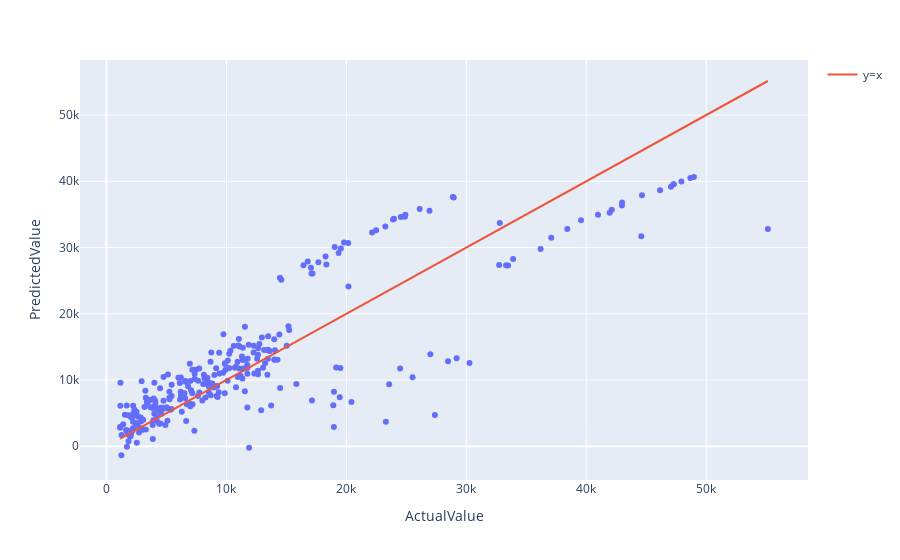

Notebook cell for this chart:
### Code cell
fig = px.scatter(results, x='ActualValue', y='PredictedValue')
x = np.linspace(results.ActualValue.min(), results.ActualValue.max(), num=1000)
fig.add_scatter(x=x, y=x, name='y=x')
fig.show()

### Figure 1 — Plotly figure (JSON) as saved in the notebook; plotly's stock layout.template omitted (floating-point values rounded to 4 significant figures; data arrays with more than 128 entries replaced by an {"elided": "..."} marker saying what was removed)
{"data": [{"hovertemplate": "ActualValue=%{x}<br>PredictedValue=%{y}<extra></extra>", "legendgroup": "", "marker": {"color": "#636efa", "symbol": "circle"}, "mode": "markers", "name": "", "orientation": "v", "showlegend": false, "type": "scatter", "x": {"elided": "281 float values"}, "xaxis": "x", "y": {"elided": "281 float values"}, "yaxis": "y"}, {"name": "y=x", "type": "scatter", "x": {"elided": "1000 float values"}, "y": {"elided": "1000 float values"}}], "layout": {"legend": {"tracegroupgap": 0}, "margin": {"t": 60}, "xaxis": {"anchor": "y", "domain": [0, 1], "title": {"text": "ActualValue"}}, "yaxis": {"anchor": "x", "domain": [0, 1], "title": {"text": "PredictedValue"}}}}
